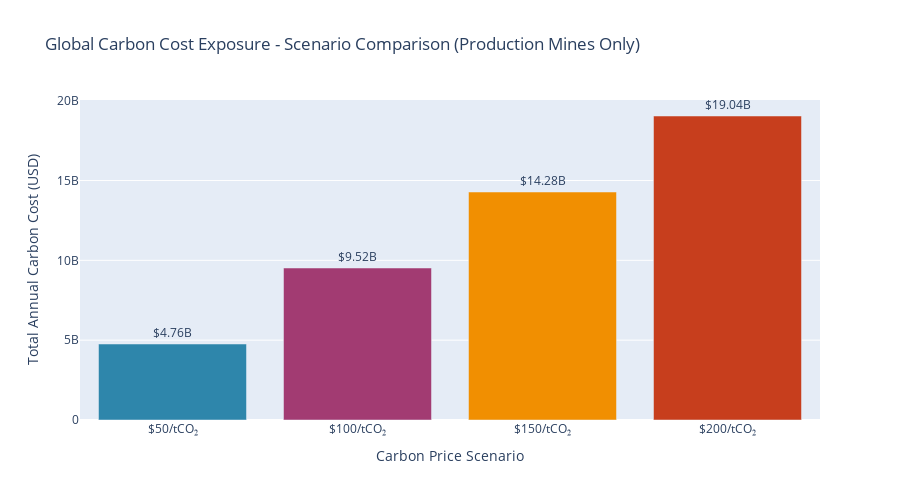

This figure's notebook cell:
### Markdown cell above
## 6. Scenario Sensitivity Analysis

### Code cell
# Calculate total global exposure by scenario
scenario_totals = {
    '$50/tCO₂': df_production['carbon_cost_usd_50'].sum(),
    '$100/tCO₂': df_production['carbon_cost_usd_100'].sum(),
    '$150/tCO₂': df_production['carbon_cost_usd_150'].sum(),
    '$200/tCO₂': df_production['carbon_cost_usd_200'].sum()
}

# Scenario comparison
fig5 = go.Figure()

fig5.add_trace(go.Bar(
    x=list(scenario_totals.keys()),
    y=list(scenario_totals.values()),
    marker_color=[SCENARIO_COLORS[s] for s in scenario_totals.keys()],
    text=[f'${v/1e9:.2f}B' for v in scenario_totals.values()],
    textposition='outside'
))

fig5.update_layout(
    title='Global Carbon Cost Exposure - Scenario Comparison (Production Mines Only)',
    xaxis_title='Carbon Price Scenario',
    yaxis_title='Total Annual Carbon Cost (USD)',
    height=500
)

fig5.show()

print("Scenario Sensitivity Summary")

for scenario, cost in scenario_totals.items():
    print(f"{scenario:15} : ${cost:>15,.0f}  (${cost/1e9:.2f} billion)")

print(f"\nCost increase from $50 to $200: ${(scenario_totals['$200/tCO₂'] - scenario_totals['$50/tCO₂'])/1e9:.2f}B (+{(scenario_totals['$200/tCO₂']/scenario_totals['$50/tCO₂'] - 1)*100:.0f}%)")

### Figure 1 — Plotly figure (JSON) as saved in the notebook; plotly's stock layout.template omitted (floating-point values rounded to 4 significant figures)
{"data": [{"marker": {"color": ["#2E86AB", "#A23B72", "#F18F01", "#C73E1D"]}, "text": ["$4.76B", "$9.52B", "$14.28B", "$19.04B"], "textposition": "outside", "type": "bar", "x": ["$50/tCO₂", "$100/tCO₂", "$150/tCO₂", "$200/tCO₂"], "y": [4760000000.0, 9520000000.0, 14280000000.0, 19040000000.0]}], "layout": {"height": 500, "title": {"text": "Global Carbon Cost Exposure - Scenario Comparison (Production Mines Only)"}, "xaxis": {"title": {"text": "Carbon Price Scenario"}}, "yaxis": {"title": {"text": "Total Annual Carbon Cost (USD)"}}}}
